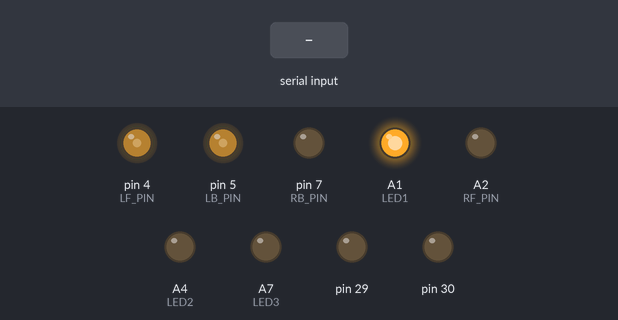
Recording of a program running on a simulated Teensy 3. Parts: output pins drawn as LEDs (lit = HIGH). The test bench sets the inputs (shaded band).

Above: at 1.2 s.
1.3 s: "1" received over the second serial link
Timing chart, 0 to 4.3 s (numbered marks = the images above; inputs shaded):
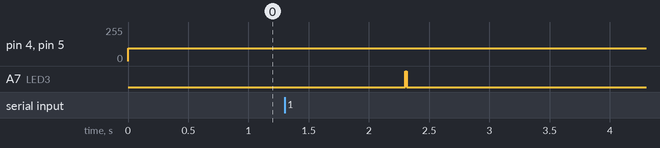

The program:

main.cpp
```cpp
#include "robot.h"
int motors[NUM_MOTORS];
int8_t throttle[NUM_MOTORS];

char message[3];

// minimal allocations
int8_t lin;
int8_t ang;
int8_t gun1;
int8_t gun2;

void setup() {
  // Sets all motors to respective pins
  configure_motors(motors);

  // Write initial frequency
  for (unsigned int i = 0U; i < NUM_MOTORS; ++i)
    analogWriteFrequency(motors[i], PWM_INIT);

  // Status led lights up and turns off everytime a message is recieved
  pinMode(LED1, OUTPUT);
  pinMode(LED2, OUTPUT);
  pinMode(LED3, OUTPUT);
  digitalWrite(LED1, HIGH);

  // Resolution to increase scopej
  analogWriteResolution(PWM_RES);

  // Serial1 is teensy's hardware serial (tx rx pin 0 and 1)
  Serial1.begin(BAUD);
  analogWriteResolution(12);
}

void loop() {

  // This reads data on the serial bus
  serial_listen(message, lin, ang, gun1, gun2);

  // Writes throttles to motors based on lin and ang
  callback_velocity(throttle, lin, ang, gun1, gun2);

  // Writes to motors (escs)
  motor_write(motors, throttle);

  // Milliseconds
  delay(10);
  digitalWrite(LED2, LOW);
  digitalWrite(LED3, LOW);
}
```

robot.h
```cpp
#ifndef ROBOT_H
#define ROBOT_H

#include "Arduino.h"

/**
 * I know this is lazy, but I'm lazy, also c++ is for dweeps, so
 * we want to keep memory allocation concentrated to compile time
 * macros are the best way to store data without memory allocation
 * this lets that smart ass compiler do its shit better
 */
// PWM Constants
#define PWM_SCALAR 5.12
#define PWM_ZERO 1535
#define PWM_RES 12
#define PWM_INIT 250

// Throttle and Robot Constants
#define MAX_THROTTLE 100
#define BAUD 9600
#define NUM_MOTORS 6

// Pins and indexes
#define LF_INDEX 0
#define LB_INDEX 1
#define RF_INDEX 2
#define RB_INDEX 3
#define GUN_1_IN 4
#define GUN_2_IN 5

#define LF_PIN 4
#define LB_PIN 5
#define RF_PIN 16
#define RB_PIN 7
#define GUN_1 29
#define GUN_2 30

#define LED1 15
#define LED2 18
#define LED3 21
int led1;
int led2;
int led3;

// Signals
#define DRIVE 'd'
#define STOP 's'

void led_toggle(int led, int pin) {
  if (led)
    digitalWrite(pin, HIGH);
  else
    digitalWrite(pin, LOW);
  led = !led;
}

/**
 * @brief Initialize motors
 * @note this is the most "changeable" thing - i.e. essentially this
 * is hard coded
 *
 * @param motors a motor array pointer
 */
void configure_motors(int motors[NUM_MOTORS]) {
  led1 = 1;
  led2 = 0;
  led3 = 0;
  motors[LF_INDEX] = LF_PIN;
  motors[LB_INDEX] = LB_PIN;
  motors[RB_INDEX] = RF_PIN;
  motors[RF_INDEX] = RB_PIN;
  motors[GUN_1_IN] = GUN_1;
  motors[GUN_2_IN] = GUN_2;
}

/**
 * @brief Convert a int8_t to a pwm likeable number //TODO change to macro
 *
 * @param throttle the dummed down throttle
 *
 * @return The nice PWM throttle
 */
int convert(const int8_t &throttle_) {
  int throttle;
  if (throttle_ < -MAX_THROTTLE)
    throttle = -MAX_THROTTLE;
  else if (throttle_ > MAX_THROTTLE)
    throttle = MAX_THROTTLE;
  else
    throttle = throttle_;
  return PWM_ZERO + (throttle * PWM_SCALAR);
}

/**
 * @brief Listens to the serial port and does stuff
 *
 * @param message A reference to a message so we are not allocating a ton of
 * data
 * @param lin A reference to a linear val so we are not allocating a ton of data
 * @param ang A reference to a ....
 */
int success; // No allocations
void serial_listen(char message[5], int8_t &lin, int8_t &ang, int8_t &gun1,
                   int8_t &gun2) {
  if (Serial1.available()) {
    success = Serial1.readBytes(message, 5) == 5;

    // here's our message format
    if (success && message[0] == DRIVE) {

      success = 1;
      lin = (message[1] == -1 ? (success = 0) : 2 * message[1]);
      ang = (message[2] == -1 ? (success = 0) : 2 * message[2]); // Temporary
      gun1 = (message[3] == -1 ? (success = 0) : 2 * message[3]);
      gun2 = (message[4] == -1 ? (success = 0) : 2 * message[4]);

      success ? digitalWrite(LED2, HIGH) : digitalWrite(LED3, HIGH);
    }

    // Stop stops the robot.
    else if (message[0] == STOP) {
      lin = 0;
      ang = 0;
    } else { // I know it's redundant, but I'm gonna change this later
      digitalWrite(LED3, HIGH); // Error
      lin = 0;
      ang = 0;
    }
  }
}

/**
 * @brief What did the chicken say to the dinosaur
 *
 * @param throttle I don't know
 * @param lin I didn't think this far ahead
 * @param ang Please don't get mad
 */
void callback_velocity(int8_t throttle[NUM_MOTORS], const int8_t &lin,
                       const int8_t &ang, const int8_t &gun1,
                       const int8_t gun2) {
  throttle[LF_INDEX] = -(lin + ang);
  throttle[LB_INDEX] = -(lin + ang);
  throttle[RF_INDEX] = lin - ang;
  throttle[RB_INDEX] = lin - ang;
  throttle[GUN_1_IN] = -gun1;
  throttle[GUN_2_IN] = gun2;
}

/**
 * @brief Write to dem motors
 *
 * @param motors[NUM_MOTORS] The global motor array
 * @param throttle[NUM_MOTORS] The global throttle array
 */
void motor_write(const int motors[NUM_MOTORS],
                 const int8_t throttle[NUM_MOTORS]) {
  for (int i = 0; i < NUM_MOTORS; i++)
    analogWrite(motors[i], convert(throttle[i]));
}

#endif
```

Measured:
- after the input at 1.3 s, A7 (LED3): LOW → HIGH after 1.0 s, → LOW 0.01 s later
